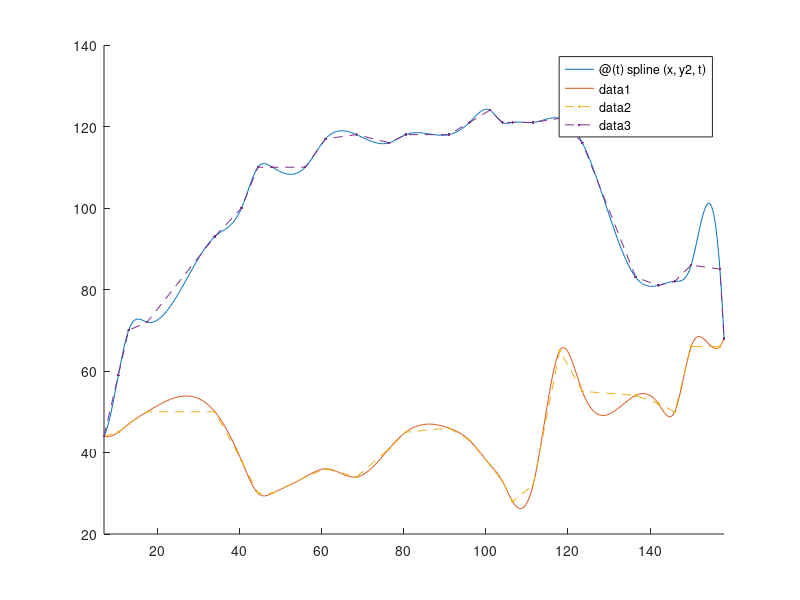

This figure's MATLAB source:
clearvars
clf

x = [7 10.5 13 17.5 34 40.5 44.5 48 56 61 68.5 76.5 80.5 91 96 101 104 106.5 111.5 118 123.5 136.5 142 146 150 157 158];
y1 = [44 45 47 50 50 38 30 30 34 36 34 41 45 46 43 37 33 28 32 65 55 54 52 50 66 66 68];
y2 = [44 59 70 72 93 100 110 110 110 117 118 116 118 118 121 124 121 121 121 122 116 83 81 82 86 85 68];

(40/18)^2 * (trapz(x, y2) - trapz(x, y1))

(40/18)^2 * (integral(@(t)spline(x, y2, t), 7, 158) - integral(@(t)spline(x, y1, t), 7, 158))

hold on
fplot(@(t)spline(x, y2, t), [7 158])
fplot(@(t)spline(x, y1, t), [7 158])
plot(x, y1, '.--')
plot(x, y2, '.--')
hold off

saveas(gcf, 'ex11_spline', 'epsc')
